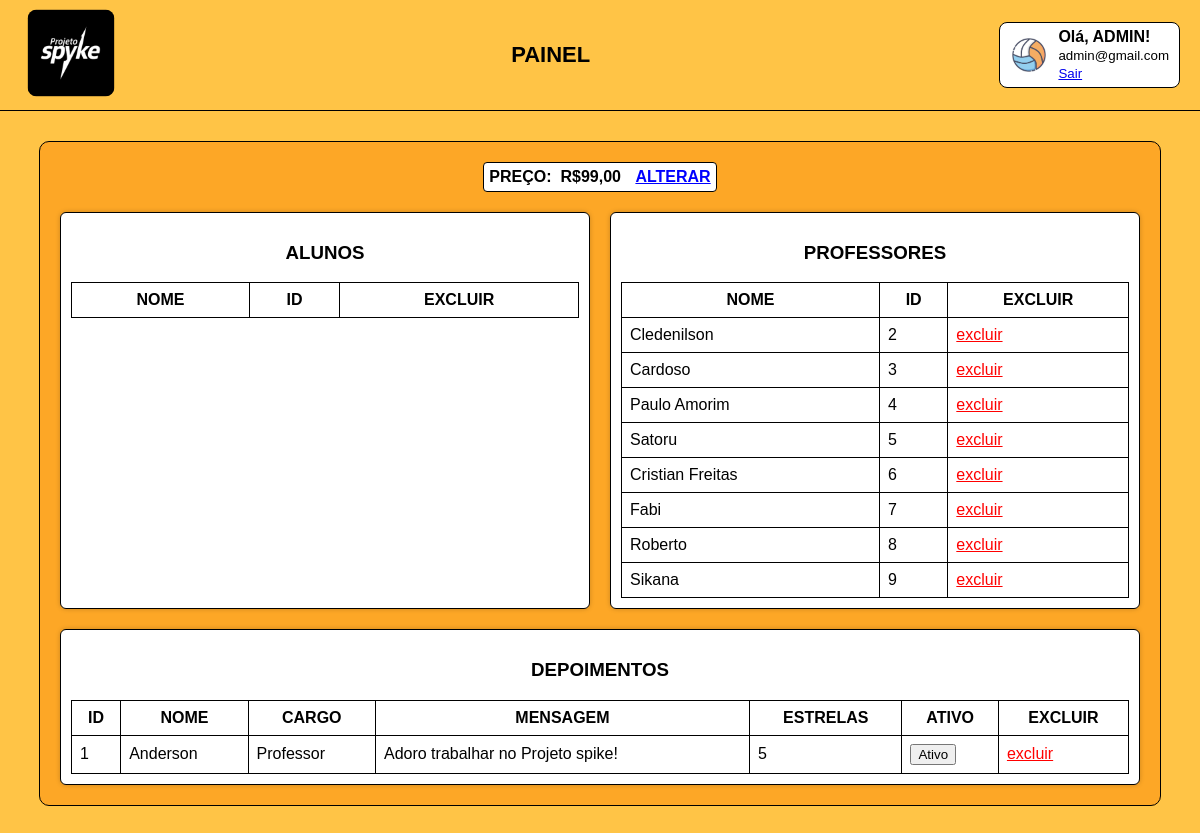
The page /painel.php (signed in) on the database as committed earlier.
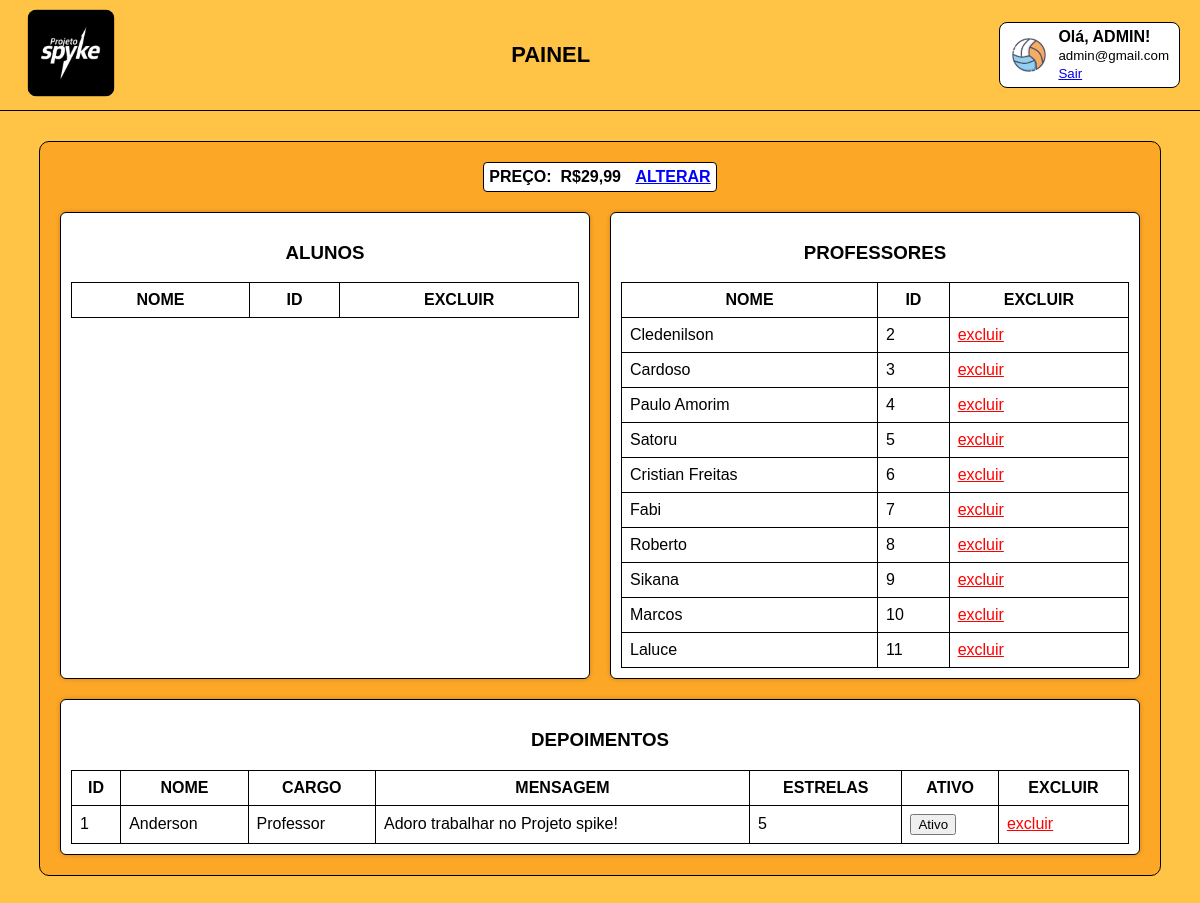
The same page on the database as committed later.
### tables this page shows
CREATE TABLE sistema_de_pagamento (
    id_sistema INT PRIMARY KEY AUTO_INCREMENT,
    metodo VARCHAR(50),
    valor DECIMAL(10,2)
);

CREATE TABLE usuario (
    id_usuario INT PRIMARY KEY AUTO_INCREMENT,
    nome VARCHAR(50),
    email VARCHAR(50),
    senha VARCHAR(50),
    tipo CHAR(1),
    ativo tinyint(4) not null default '0',
    telefone VARCHAR(20) NULL DEFAULT 'Não definido'
);

CREATE TABLE depoimentos (
    id INT AUTO_INCREMENT PRIMARY KEY,
    nome VARCHAR(100) NOT NULL,
    cargo VARCHAR(150) NOT NULL,
    texto TEXT NOT NULL,
    estrelas INT DEFAULT 5,
    ativo INT DEFAULT 0
);

### painel.php (the view, shortened to what this page needs)
<?php
include 'conexao.php';
$sql_valor = "SELECT * FROM sistema_de_pagamento LIMIT 1";
$result_valor = $conn->query($sql_valor);
$valor = ($result_valor->num_rows > 0) ? $result_valor->fetch_assoc()['valor'] : 0.00;
$sql_professores = "SELECT id_usuario, nome FROM usuario WHERE tipo = '2'";
$result_professores = $conn->query($sql_professores);
$sql_depo = "SELECT * FROM depoimentos ORDER BY id DESC";
$result_depo = $conn->query($sql_depo);
?>
<!DOCTYPE html>
<html lang="pt-br">
<head>
</head>
<body>
<header class="topo">
    <a href="index.php">
        <img src="./imagens/logospike.png" class="logo" alt="Logo">
    </a>
    <h1>PAINEL</h1>
    <div class="perfil">
        <img src="./imagens/images.png" class="foto">
        <div>
            <strong>Olá, <?= ucwords($_SESSION['user_name']); ?>!</strong><br>
            <small><?= $_SESSION['user_email']; ?></small><br>
            <small><a href="./logout.php">Sair</a></small>
        </div>
    </div>
</header>
<div class="container">
    <div class="preco">
        <span>PREÇO: </span>&nbsp; R$<?= number_format($valor, 2, ',', '.') ?>&nbsp;
        <a href="alterar_preco.php">ALTERAR</a>
    </div>
    <div class="tabelas">
        <div class="tabela">
            <h3>ALUNOS</h3>
            <table>
                <tr><th>NOME</th><th>ID</th><th>EXCLUIR</th></tr>
            </table>
        </div>
        <div class="tabela">
            <h3>PROFESSORES</h3>
            <table>
                <tr><th>NOME</th><th>ID</th><th>EXCLUIR</th></tr>
                <?php while ($p = $result_professores->fetch_assoc()): ?>
                    <tr>
                        <td><?= htmlspecialchars($p['nome']) ?></td>
                        <td><?= $p['id_usuario'] ?></td>
                        <td><a class="excluir" href="excluir_usuario.php?id=<?= $p['id_usuario'] ?>">excluir</a></td>
                    </tr>
                <?php endwhile; ?>
            </table>
        </div>
        <div class="tabela" style="flex-basis: 100%;">
            <h3>DEPOIMENTOS</h3>
            <table>
                <tr>
                    <th>ID</th>
                    <th>NOME</th>
                    <th>CARGO</th>
                    <th>MENSAGEM</th>
                    <th>ESTRELAS</th>
                    <th>ATIVO</th>
                    <th>EXCLUIR</th>
                </tr>
                <?php while ($d = $result_depo->fetch_assoc()): ?>
                    <tr>
                        <td><?= $d['id'] ?></td>
                        <td><?= htmlspecialchars($d['nome']) ?></td>
                        <td><?= htmlspecialchars($d['cargo']) ?></td>
                        <td><?= htmlspecialchars($d['texto']) ?></td>
                        <td><?= $d['estrelas'] ?></td>
                        <td>
                            <button  onclick="toggleAtivo(<?= $d['id'] ?>)">
                                <?= $d['ativo'] == 1 ? 'Ativo' : 'Inativo' ?>
                            </button>
                        </td>
                        <td>
                            <a class="excluir" href="excluir_depoimento.php?id=<?= $d['id'] ?>">excluir</a>
                        </td>
                    </tr>
                <?php endwhile; ?>
            </table>
        </div>
    </div>
</div>
</body>
</html>

Rows that differ between the two databases and show on the page:
changed sistema_de_pagamento: valor "99,00" → "29,99"
added usuario: nome "Marcos", id_usuario "10"
added usuario: nome "Laluce", id_usuario "11"
